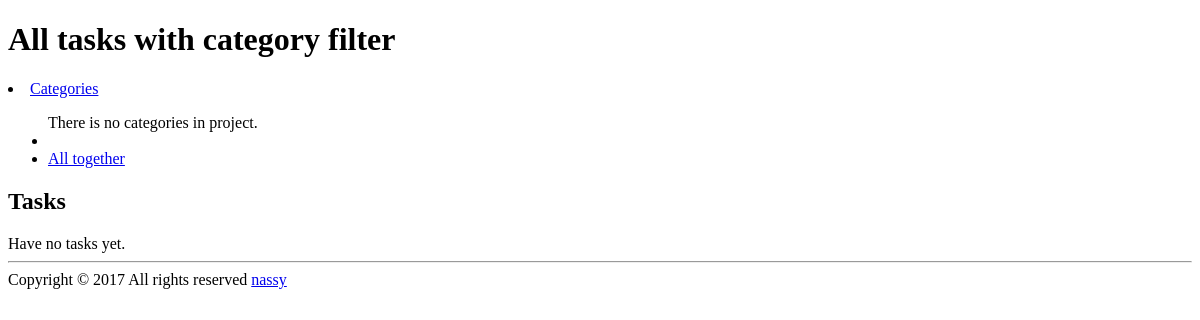
Page /dashboard/ (signed in) on the earlier database version.
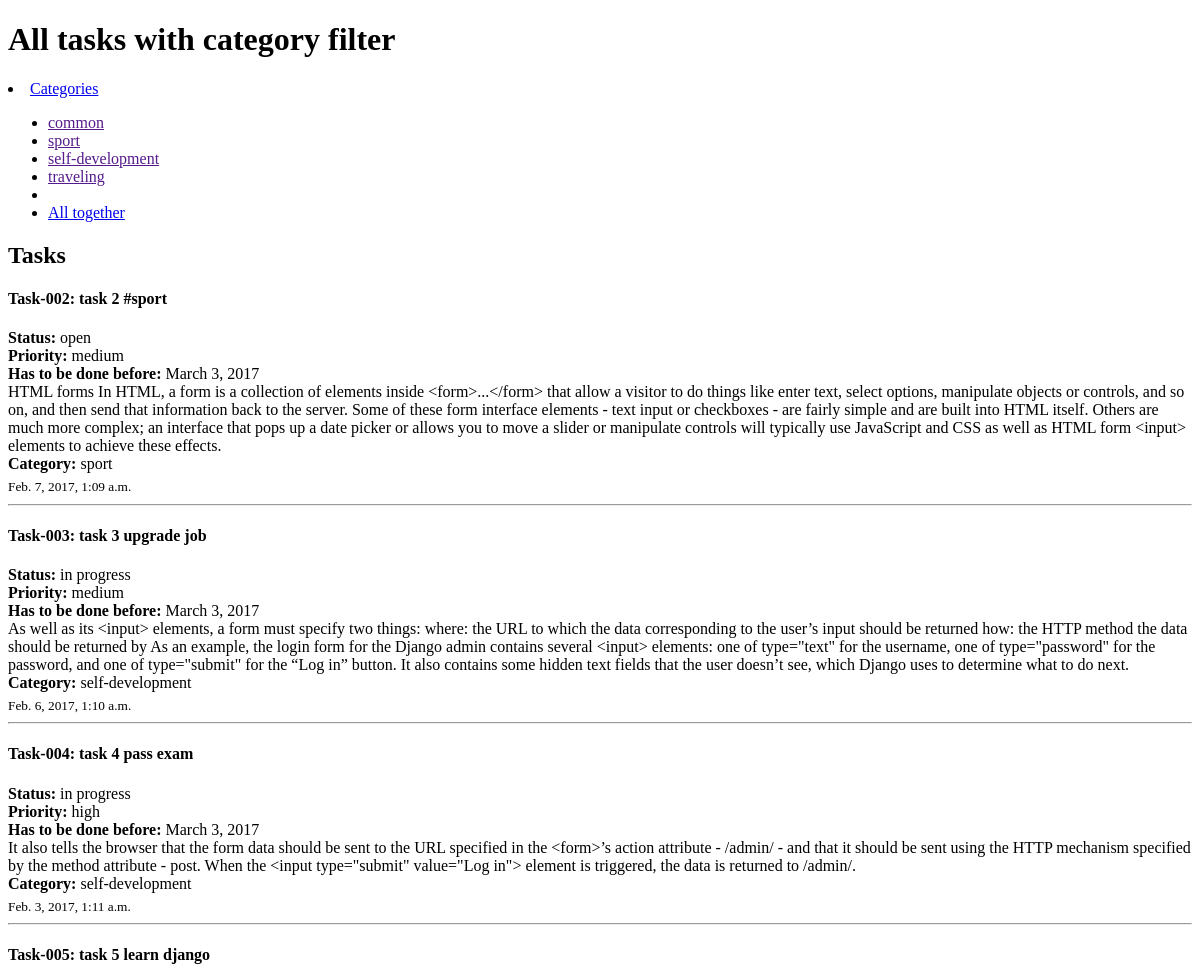
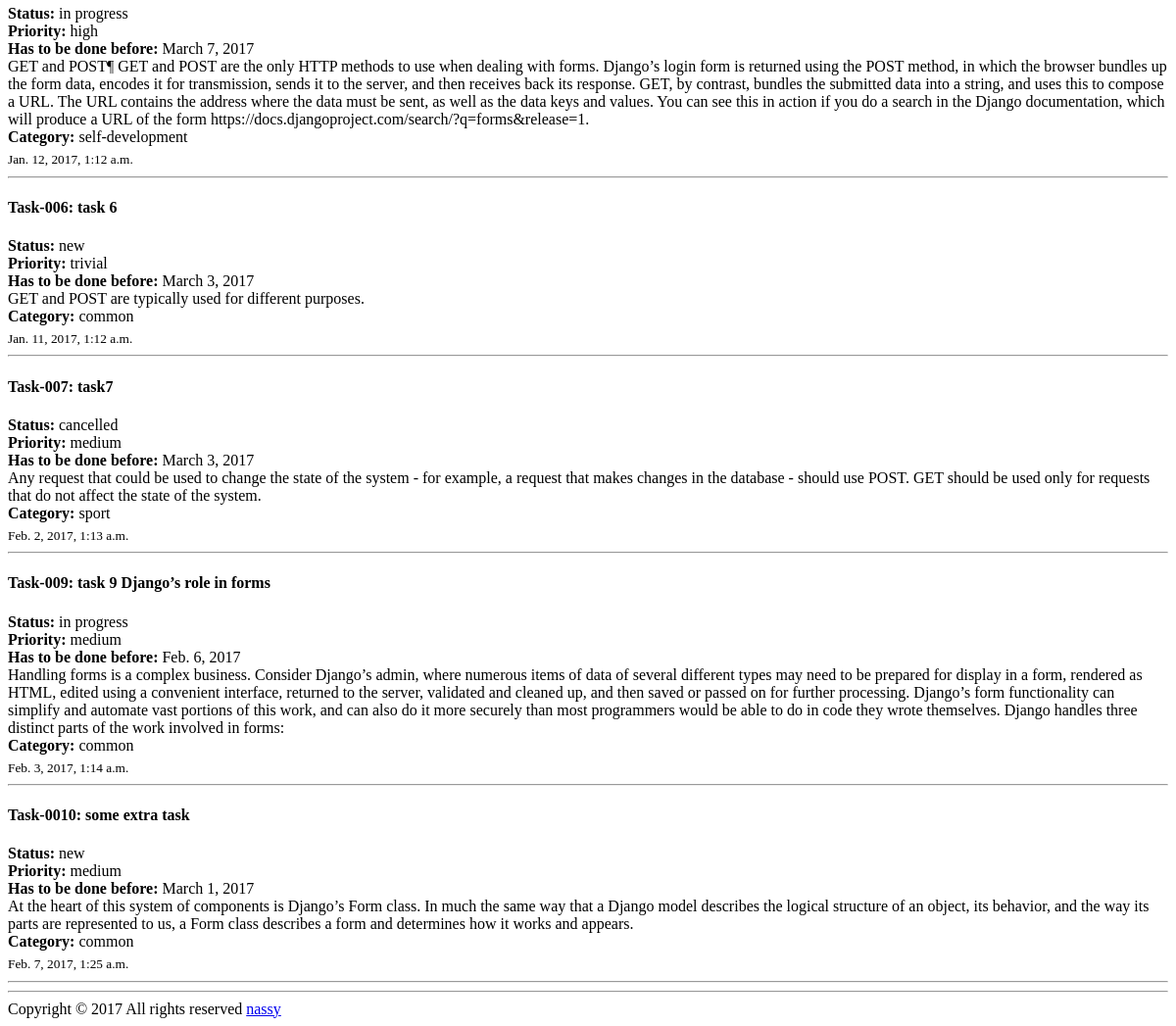
Same page on the later database version (2 pictures, top to bottom).
### mainapp/models.py (models this page shows, shortened)
class Category(models.Model):
    name = models.CharField(verbose_name='category', max_length=120, unique=True)
    image = models.ImageField(default='media/default.jpg', blank=True)
    def __str__(self):
        return self.name

class Tasks(models.Model):
    title = models.CharField(verbose_name='title', max_length=120, blank=False)
    author = models.ForeignKey(User)
    description = models.TextField(verbose_name='description', blank=False)
    created_date = models.DateTimeField(verbose_name='Date of creation')
    priority = models.ForeignKey(Priority)
    img = models.ImageField(default='media/default.jpg', blank=True)
    attachments = models.FileField(blank=True)
    status = models.ForeignKey(Status)
    category = models.ForeignKey(Category)
    deadline = models.DateField(blank=True)

class Status(models.Model):
    value = models.IntegerField()
    name = models.CharField(verbose_name='status', max_length=32, unique=True)
    def __str__(self):
        return self.name

class Priority(models.Model):
    value = models.IntegerField(unique=True)
    name = models.CharField(verbose_name='priority', max_length=32, unique=True)
    def __str__(self):
        return self.name

### mainapp/views.py (the view)
# urls.py: url(r'^dashboard/$', task),
@login_required(login_url='/index/')
def task(request):
    tasks = Tasks.objects.filter()
    categorys = Category.objects.all()
    return render(request, 'dashboard.html', {'categorys':categorys, 'tasks':tasks})

### templates/dashboard.html (shortened to what this page needs)
{% extends "base.html" %}
{% block content %}
    <h1>All tasks with category filter </h1>
    <li class="dropdown">
        <a href="#" class="dropdown-toggle" data-toggle="dropdown" role="button" aria-haspopup="true" aria-expanded="false">Categories </a>
        <ul class="dropdown-menu">
            {% if categorys %}
                {% for category in categorys %}
                <li><a href="">{{category.name}}</a></li>
                {% endfor %}
            {% else %}
            There is no categories in project.
            {% endif %}
            <li role="separator" class="divider"></li>
            <li><a href="#">All together</a></li>
        </ul>
    </li>
    <h2>Tasks</h2>
    {% if tasks %}
        {% for task in tasks %}
            <h4>Task-00{{task.id}}: {{task.title}}</h4>
            <b>Status: </b> {{task.status}} <br>
            <b>Priority: </b>{{task.priority}}<br>
            <b>Has to be done before:</b> {{ task.deadline }}<br>
            {{task.description}}<br>
            <b>Category: </b> {{ task.category }}<br>
            <sub>{{task.created_date}}</sub><br>
            <hr />
        {% endfor %}
    {% else %}
        Have no tasks yet.
    {% endif %}
{% endblock %}

### templates/base.html (shortened to what this page needs)
{% load static from staticfiles %}
<!DOCTYPE html>
<html lang="en">
<head>
    <link rel="stylesheet" type="text/css" href="{% static 'style.css' %}">
</head>
<body>
    <div class="main">
        {% block content %}{% endblock %}
    </div>
    <footer>
        <hr /> Copyright &copy; {% now "Y" %} All rights reserved <a href = "https://geekbrains.ru/users/290693" target = "_blank">nassy</a>
    </footer>
</body>
</html>

Differences in the rows shown:
added Category: name "common"
added Category: name "sport"
added Category: name "self-development"
added Category: name "traveling"
added Tasks: id "2", title "task 2 #sport", status "open", priority "medium", deadline "March 3, 2017", description "HTML forms In HTML, a form is a collection of elements inside <form>...</form> that allow a visitor to do things like enter text, select options, manipulate objects or controls, and so on, and then send that information back to the server. Some of these form interface elements - text input or checkboxes - are fairly simple and are built into HTML itself. Others are much more complex; an interface that pops up a date picker or allows you to move a slider or manipulate controls will typically use JavaScript and CSS as well as HTML form <input> elements to achieve these effects.", category "sport", created_date "Feb. 7, 2017, 1:09 a.m."
added Tasks: id "3", title "task 3 upgrade job", status "in progress", priority "medium", deadline "March 3, 2017", description "As well as its <input> elements, a form must specify two things: where: the URL to which the data corresponding to the user’s input should be returned how: the HTTP method the data should be returned by As an example, the login form for the Django admin contains several <input> elements: one of type=\"text\" for the username, one of type=\"password\" for the password, and one of type=\"submit\" for the “Log in” button. It also contains some hidden text fields that the user doesn’t see, which Django uses to determine what to do next.", category "self-development", created_date "Feb. 6, 2017, 1:10 a.m."
added Tasks: id "4", title "task 4 pass exam", status "in progress", priority "high", deadline "March 3, 2017", description "It also tells the browser that the form data should be sent to the URL specified in the <form>’s action attribute - /admin/ - and that it should be sent using the HTTP mechanism specified by the method attribute - post. When the <input type=\"submit\" value=\"Log in\"> element is triggered, the data is returned to /admin/.", category "self-development", created_date "Feb. 3, 2017, 1:11 a.m."
added Tasks: id "5", title "task 5 learn django", status "in progress", priority "high", deadline "March 7, 2017", description "GET and POST¶ GET and POST are the only HTTP methods to use when dealing with forms. Django’s login form is returned using the POST method, in which the browser bundles up the form data, encodes it for transmission, sends it to the server, and then receives back its response. GET, by contrast, bundles the submitted data into a string, and uses this to compose a URL. The URL contains the address where the data must be sent, as well as the data keys and values. You can see this in action if you do a search in the Django documentation, which will produce a URL of the form https://docs.djangoproject.com/search/?q=forms&release=1.", category "self-development", created_date "Jan. 12, 2017, 1:12 a.m."
added Tasks: id "6", title "task 6", status "new", priority "trivial", deadline "March 3, 2017", description "GET and POST are typically used for different purposes.", category "common", created_date "Jan. 11, 2017, 1:12 a.m."
added Tasks: id "7", title "task7", status "cancelled", priority "medium", deadline "March 3, 2017", description "Any request that could be used to change the state of the system - for example, a request that makes changes in the database - should use POST. GET should be used only for requests that do not affect the state of the system.", category "sport", created_date "Feb. 2, 2017, 1:13 a.m."
added Tasks: id "9", title "task 9 Django’s role in forms", status "in progress", priority "medium", deadline "Feb. 6, 2017", description "Handling forms is a complex business. Consider Django’s admin, where numerous items of data of several different types may need to be prepared for display in a form, rendered as HTML, edited using a convenient interface, returned to the server, validated and cleaned up, and then saved or passed on for further processing. Django’s form functionality can simplify and automate vast portions of this work, and can also do it more securely than most programmers would be able to do in code they wrote themselves. Django handles three distinct parts of the work involved in forms:", category "common", created_date "Feb. 3, 2017, 1:14 a.m."
added Tasks: id "10", title "some extra task", status "new", priority "medium", deadline "March 1, 2017", description "At the heart of this system of components is Django’s Form class. In much the same way that a Django model describes the logical structure of an object, its behavior, and the way its parts are represented to us, a Form class describes a form and determines how it works and appears.", category "common", created_date "Feb. 7, 2017, 1:25 a.m."
Other differences:
text no longer shown: "There is no categories in project. Have no tasks yet."
